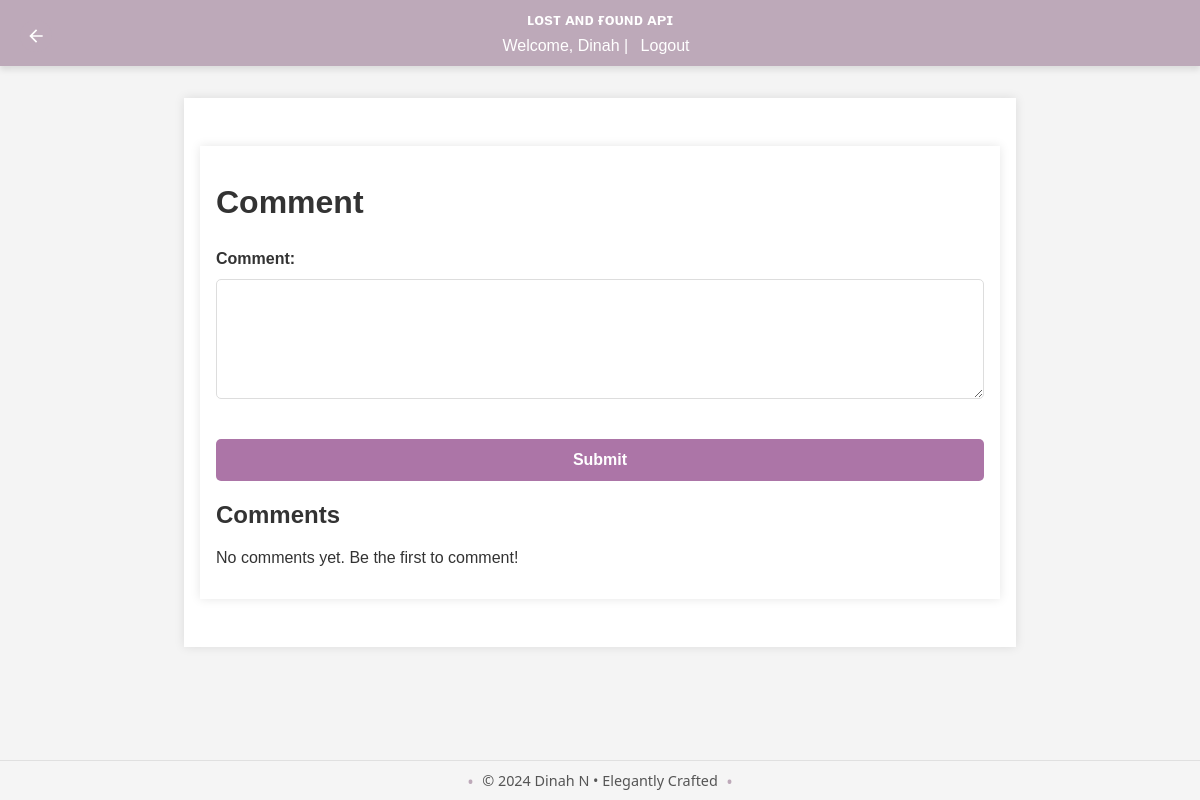
The page /report/comments/provide/3 (signed in) on the database as committed earlier.
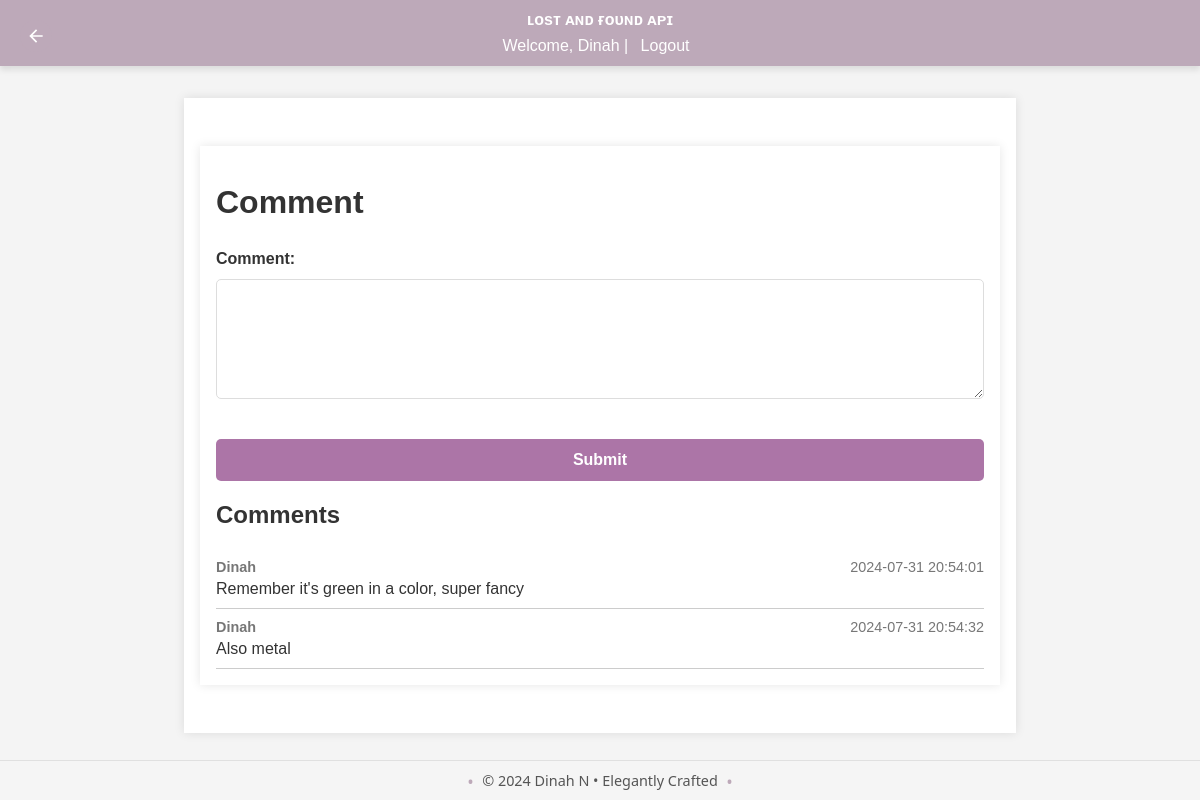
The same page on the database as committed later.
### app/models/comment.py (models this page shows)
class Comment(db.Model):
    id = db.Column(db.Integer, primary_key=True)
    user_id = db.Column(db.Integer, db.ForeignKey('user.id'), nullable=False)
    item_id = db.Column(db.Integer, db.ForeignKey('item.id'), nullable=False)
    content = db.Column(db.Text, nullable=False)
    timestamp = db.Column(db.DateTime, default=db.func.current_timestamp(), nullable=False)
    user = db.relationship('User', back_populates='comments')
    item = db.relationship('Item', back_populates='comments')

### app/models/user.py (models this page shows, shortened)
class User(db.Model, UserMixin):
    id = db.Column(db.Integer, primary_key=True)
    username = db.Column(db.String(150), unique=True, nullable=False)
    email = db.Column(db.String(150), unique=True, nullable=False)
    password_hash = db.Column(db.String(150), nullable=False)
    role = db.Column(db.String(50), nullable=False, default='user')
    lost_reports = db.relationship('LostReport', back_populates='user', lazy=True)
    found_reports = db.relationship('FoundReport', back_populates='user', lazy=True)
    claims = db.relationship('Claim', back_populates='claim_user', lazy=True)
    rewards_received = db.relationship('Reward', foreign_keys='Reward.receiver_id', back_populates='receiver', lazy=True)
    rewards_paid = db.relationship('Reward', foreign_keys='Reward.payer_id', back_populates='payer', lazy=True)
    reset_tokens = db.relationship('PasswordResetToken', back_populates='user', lazy=True)
    comments = db.relationship('Comment', back_populates='user')
    @property
    def password(self):
        raise AttributeError('password is not a readable attribute')

### app/routes/report.py (the view, shortened to what this page needs)
@bp.route('/comments/provide/<int:item_id>', methods=['GET', 'POST'])
@login_required
def provide_comment(item_id):
    comments = Comment.query.filter_by(item_id=item_id).all()
    return render_template('add_comment.html', item_id=item_id, comments=comments)

### app/__init__.py (called while the page is built)
def create_app():
    app = Flask(__name__)
    load_dotenv()
    app.config['SECRET_KEY'] = os.environ.get('FLASK_SECRET_KEY', secrets.token_hex(16))
    app.config.from_object('config.Config')
    app.config.from_pyfile('config.py', silent=True)
    register_extensions(app)
    register_blueprints(app)
    configure_cors(app)
    @app.before_request
    def method_override():
        if request.method == 'POST':
            method = request.form.get('_method')
            if method:
                method = method.upper()
                if method in ['PUT', 'DELETE']:
                    request.environ['REQUEST_METHOD'] = method
    return app

def register_extensions(app):
    db.init_app(app)
    migrate.init_app(app, db)
    bcrypt.init_app(app)
    login_manager.init_app(app)
    mail.init_app(app)
    @login_manager.user_loader
    def load_user(user_id):
        return user.User.query.get(int(user_id))

### app/templates/add_comment.html (shortened to what this page needs)
{% extends 'base.html' %}
{% block content %}
<main>
    <a href="{{ url_for('user.dashboard') }}" class="back-button" title="Back to Dashboard">
        <svg xmlns="http://www.w3.org/2000/svg" viewBox="0 0 24 24" fill="currentColor" width="24" height="24">
            <path d="M20 11H7.83l5.59-5.59L12 4l-8 8 8 8 1.41-1.41L7.83 13H20v-2z"/>
        </svg>
    </a>
    <h1>Comment</h1>
    <form action="{{ url_for('report.provide_comment', item_id=item_id) }}" method="post">
        <div class="form-group">
            <label for="content">Comment:</label>
            <textarea id="content" name="content" class="form-control" required></textarea>
        </div>
        <button type="submit" class="btn">Submit</button>
    </form>
    <section class="comments-section">
        <h2>Comments</h2>
        {% for comment in comments %}
            <div class="comment">
                <div class="comment-header">
                    <span class="comment-username">{{ comment.user.username }}</span>
                    <span class="comment-timestamp">{{ comment.timestamp.strftime('%Y-%m-%d %H:%M:%S') }}</span>
                </div>
                <div class="comment-content">
                    {{ comment.content }}
                </div>
            </div>
        {% else %}
            <p>No comments yet. Be the first to comment!</p>
        {% endfor %}
    </section>
</main>
{% endblock %}

Rows that differ between the two databases and show on the page:
added Comment: user.username "Dinah", timestamp "2024-07-31 20:54:01", content "Remember it's green in a color, super fancy"
added Comment: user.username "Dinah", timestamp "2024-07-31 20:54:32", content "Also metal"
Other text that changed with them:
text no longer shown: "No comments yet. Be the first to comment!"
